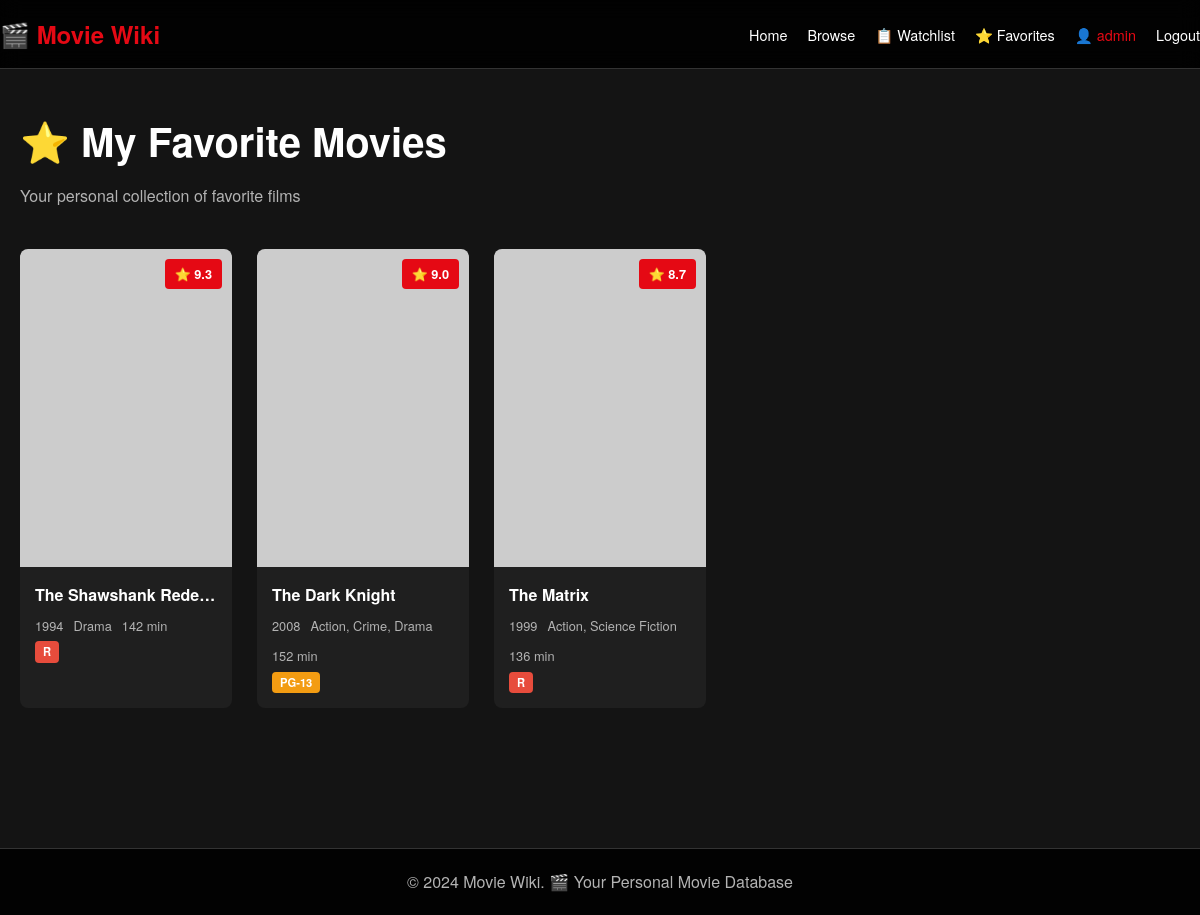
The page /favorites (signed in) on the database its author committed.
### tables this page shows
CREATE TABLE favorites (
            id INTEGER PRIMARY KEY AUTOINCREMENT,
            user_id INTEGER NOT NULL,
            movie_id INTEGER NOT NULL,
            added_at TIMESTAMP DEFAULT CURRENT_TIMESTAMP,
            FOREIGN KEY (user_id) REFERENCES users(id),
            FOREIGN KEY (movie_id) REFERENCES movies(id),
            UNIQUE(user_id, movie_id)
        );

CREATE TABLE movies (
            id INTEGER PRIMARY KEY AUTOINCREMENT,
            title TEXT NOT NULL,
            description TEXT,
            director TEXT,
            cast TEXT,
            release_date DATE,
            runtime INTEGER,
            genre TEXT,
            age_rating TEXT,
            rating REAL DEFAULT 0,
            poster_url TEXT,
            trailer_url TEXT,
            language TEXT,
            subtitle TEXT,
            created_at TIMESTAMP DEFAULT CURRENT_TIMESTAMP
        );

### app.py (the view)
@app.route('/favorites')
def favorites():
    if "user_id" not in session:
        flash("Please login to view your favorites!", "error")
        return redirect("/login")
    conn = get_db()
    favorite_movies = conn.execute("""
        SELECT m.*, f.added_at
        FROM favorites f
        JOIN movies m ON f.movie_id = m.id
        WHERE f.user_id = ?
        ORDER BY f.added_at DESC
    """, (session["user_id"],)).fetchall()
    conn.close()
    return render_template("favorites.html",
                         config=WIKI_CONFIG,
                         favorite_movies=favorite_movies)

### app.py (called while the page is built)
def get_db():
    conn = sqlite3.connect("database.db")
    conn.row_factory = sqlite3.Row
    return conn

### templates/favorites.html (shortened to what this page needs)
{% extends "base.html" %}
{% block content %}
<div class="page-header">
    <h1>⭐ My Favorite Movies</h1>
    <p>Your personal collection of favorite films</p>
</div>
{% if favorite_movies %}
<div class="movies-grid">
    {% for movie in favorite_movies %}
    <div class="movie-card">
        <div class="movie-poster">
            {% if movie.poster_url %}
            <img src="{{ movie.poster_url }}" alt="{{ movie.title }}"
                 onerror="this.src='https://via.placeholder.com/300x450?text=No+Poster'">
            {% else %}
            <div class="placeholder-poster">{{ config.emoji }}</div>
            {% endif %}
            <div class="movie-rating-badge">⭐ {{ movie.rating }}</div>
        </div>
        <div class="movie-info">
            <h3 class="movie-title">{{ movie.title }}</h3>
            <div class="movie-meta">
                <span class="movie-year">{{ movie.release_date[:4] }}</span>
                <span class="movie-genre">{{ movie.genre }}</span>
                <span class="movie-runtime">{{ movie.runtime }} min</span>
            </div>
            <div class="movie-age-rating rating-{{ movie.age_rating|lower|replace('-', '') }}">
                {{ movie.age_rating }}
            </div>
        </div>
    </div>
    {% endfor %}
</div>
{% endif %}
{% endblock %}

### static/css/style.css (style rules this page uses)
:root { --primary-color: #e50914; --primary-hover: #b20710; --bg-color: #141414; --bg-secondary: #1f1f1f; --text-color: #ffffff; --text-secondary: #b3b3b3; --border-color: #333; --success-color: #2ecc71; --error-color: #e74c3c; --warning-color: #f39c12; --info-color: #3498db; }
* { margin: 0; padding: 0; box-sizing: border-box; }
body { font-family: 'Helvetica Neue', Arial, sans-serif; background-color: var(--bg-color); color: var(--text-color); line-height: 1.6; min-height: 100vh; display: flex; flex-direction: column; }
.movies-grid { display: grid; grid-template-columns: repeat(auto-fill, minmax(200px, 1fr)); gap: 25px; margin-bottom: 40px; }
.movie-card { background-color: var(--bg-secondary); border-radius: 8px; overflow: hidden; transition: transform 0.3s, box-shadow 0.3s; }
.movie-poster { position: relative; width: 100%; padding-top: 150%; overflow: hidden; }
.movie-poster img { position: absolute; top: 0; left: 0; width: 100%; height: 100%; object-fit: cover; }
.movie-info { padding: 15px; }
.movie-title { font-size: 1rem; margin-bottom: 8px; overflow: hidden; text-overflow: ellipsis; white-space: nowrap; }
.movie-meta { display: flex; gap: 10px; font-size: 0.8rem; color: var(--text-secondary); flex-wrap: wrap; }
.movie-rating-badge { position: absolute; top: 10px; right: 10px; background-color: var(--primary-color); color: white; padding: 5px 10px; border-radius: 4px; font-size: 0.8rem; font-weight: bold; }
.movie-age-rating { display: inline-block; padding: 2px 8px; border-radius: 4px; font-size: 0.7rem; font-weight: bold; margin-top: 5px; }
.rating-pg13 { background-color: #f39c12; }
.rating-r { background-color: #e74c3c; }
.page-header { margin-bottom: 40px; }
.page-header h1 { font-size: 2.5rem; margin-bottom: 10px; }
.page-header p { color: var(--text-secondary); }

### rows shown on the page
favorites: rating "9.3", title "The Shawshank Rede…", release_date "1994", genre "Drama", runtime "142", age_rating "R"
favorites: rating "9.0", title "The Dark Knight", release_date "2008", genre "Action, Crime, Drama", runtime "152", age_rating "PG-13"
favorites: rating "8.7", title "The Matrix", release_date "1999", genre "Action, Science Fiction", runtime "136", age_rating "R"

### other values the page prints
{{ config.emoji }} "🎬"
{{ config.name }} "Movie Wiki"
{{ session.get('username', 'User') }} "admin"
